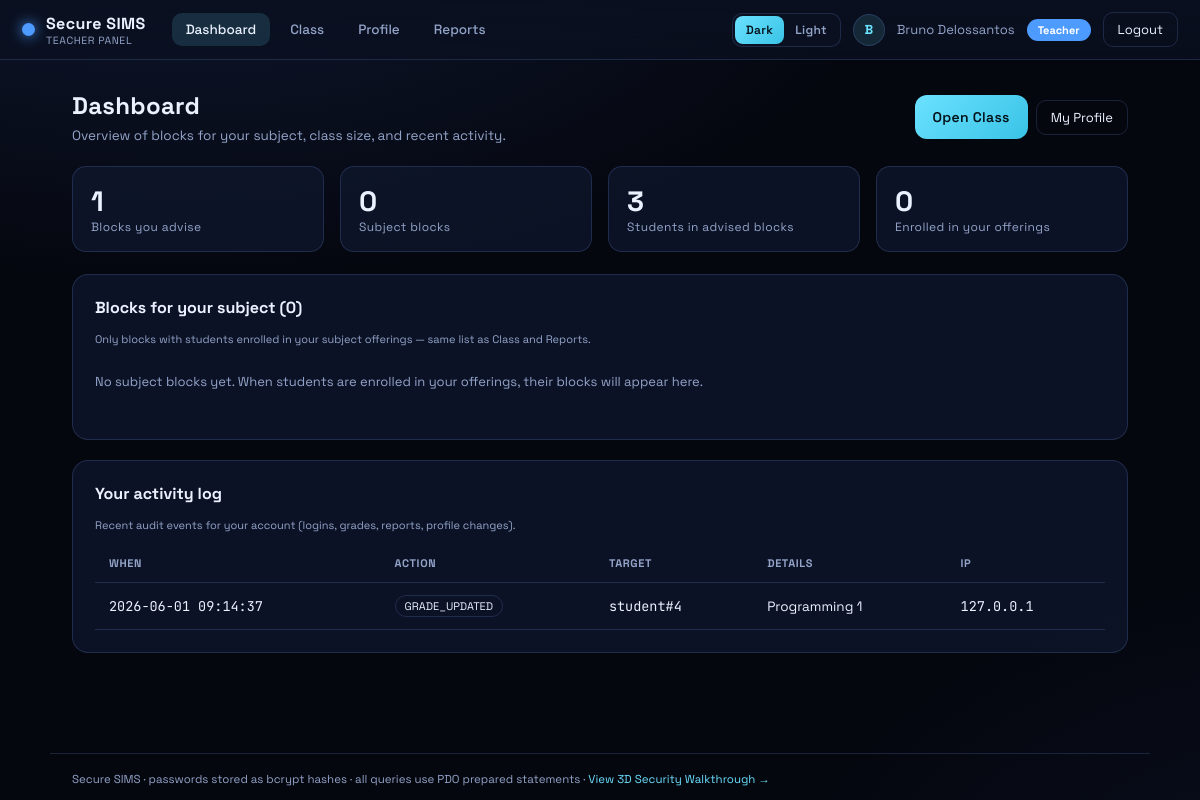
The page /teacher/index.php (signed in) on the database its author committed.
### tables this page shows
CREATE TABLE `app_settings` (
  `setting_key`   VARCHAR(64)  NOT NULL,
  `setting_value` VARCHAR(255) NOT NULL,
  PRIMARY KEY (`setting_key`)
);

CREATE TABLE `users` (
  `id`            INT UNSIGNED NOT NULL AUTO_INCREMENT,
  `role`          ENUM('admin','teacher','student') NOT NULL,
  `username`      VARCHAR(50)  NOT NULL,
  `password_hash` VARCHAR(255) NOT NULL,
  `school_id`     VARCHAR(20)  NULL,
  `first_name`    VARCHAR(50)  NOT NULL,
  `last_name`     VARCHAR(50)  NOT NULL,
  `middle_initial` VARCHAR(10) NULL DEFAULT '',
  `email`         VARCHAR(120) NULL,
  `phone`         VARCHAR(11)  NULL,
  `age`           INT UNSIGNED NULL,
  `address`       VARCHAR(255) NULL DEFAULT '',
  `emergency_name` VARCHAR(120) NULL DEFAULT '',
  `emergency_relation` VARCHAR(20) NULL DEFAULT '',
  `emergency_address` VARCHAR(255) NULL DEFAULT '',
  `emergency_phone` VARCHAR(11) NULL DEFAULT '',
  `block_id`      INT UNSIGNED NULL,
  `program_id`    INT UNSIGNED NULL,
  `department_id` INT UNSIGNED NULL,
  `theme`         ENUM('dark','light') NOT NULL DEFAULT 'dark',
  `avatar`        VARCHAR(120) NULL,
  `is_active`     TINYINT(1) NOT NULL DEFAULT 1,
  `created_at`    DATETIME NOT NULL DEFAULT CURRENT_TIMESTAMP,
  PRIMARY KEY (`id`),
  UNIQUE KEY `uq_users_username` (`username`),
  KEY `idx_users_program` (`program_id`),
  KEY `idx_users_department` (`department_id`)
);

CREATE TABLE `audit_log` (
  `id`             INT UNSIGNED NOT NULL AUTO_INCREMENT,
  `actor_id`       INT UNSIGNED NULL,
  `actor_role`     VARCHAR(20)  NOT NULL,
  `actor_username` VARCHAR(50)  NULL,
  `action`         VARCHAR(80)  NOT NULL,
  `target`         VARCHAR(160) NULL,
  `details`        VARCHAR(255) NULL,
  `ip_address`     VARCHAR(45)  NULL,
  `created_at`     DATETIME NOT NULL DEFAULT CURRENT_TIMESTAMP,
  PRIMARY KEY (`id`),
  KEY `idx_audit_created` (`created_at`),
  KEY `idx_audit_action` (`action`)
);

### includes/bootstrap.php (called while the page is built, shortened)
<?php
function db(): PDO
{
    static $pdo = null;
    if ($pdo === null) {
        $pdo = db_connect();
    }
    return $pdo;
}
function e($v): string
{
    return htmlspecialchars((string)$v, ENT_QUOTES, 'UTF-8');
}
function csrf_token(): string
{
    return $_SESSION['csrf'];
}
function csrf_field(): string
{
    return '<input type="hidden" name="csrf" value="' . csrf_token() . '">';
}
require_once __DIR__ . '/permissions.php';
require_once __DIR__ . '/theme.php';
require_once __DIR__ . '/avatar.php';
require_once __DIR__ . '/academics.php';

### includes/academics.php (called while the page is built, shortened)
<?php
function ensure_academics_schema(?PDO $pdo = null): void
{
    static $ready = false;
    if ($ready) {
        return;
    }
    $ready = true;
}
function offerings_list(?int $teacherId = null, bool $activeOnly = true): array
{
    $sql = 'SELECT o.*, s.code AS subject_code, s.name AS subject_name,
                   CONCAT(t.first_name, " ", t.last_name) AS teacher_name, t.username AS teacher_username,
                   (SELECT COUNT(*) FROM enrollments e WHERE e.offering_id = o.id) AS enroll_count
            FROM subject_offerings o
            JOIN subjects s ON s.id = o.subject_id
            JOIN users t ON t.id = o.teacher_id
            WHERE 1=1';
    $params = [];
    if ($teacherId !== null && $teacherId > 0) {
        $sql .= ' AND o.teacher_id = :t';
        $params[':t'] = $teacherId;
    }
    if ($activeOnly) {
        $sql .= ' AND o.is_active = 1 AND s.is_active = 1';
    }
    $sql .= ' ORDER BY s.code, o.name';
    $stmt = db()->prepare($sql);
    $stmt->execute($params);
    return $stmt->fetchAll();
}
function teacher_enrollment_blocks(PDO $pdo, int $teacherId, ?array $offeringIds = null): array
{
    if ($offeringIds === null) {
        $offs = offerings_list($teacherId, true);
        $offeringIds = array_map('intval', array_column($offs, 'id'));
    }
    $offeringIds = array_values(array_unique(array_filter(array_map('intval', $offeringIds))));
    if ($teacherId <= 0 || !$offeringIds) {
        return [];
    }
    $in = implode(',', $offeringIds);
    $stmt = $pdo->prepare(
        "SELECT b.id, b.name, d.code AS department_code, c.code AS course_code, c.name AS course_name,
                COUNT(DISTINCT u.id) AS student_count,
                GROUP_CONCAT(DISTINCT s.code ORDER BY s.code SEPARATOR ', ') AS subject_codes
         FROM enrollments e
         JOIN subject_offerings o ON o.id = e.offering_id
         JOIN subjects s ON s.id = o.subject_id
         JOIN users u ON u.id = e.student_id AND u.role = 'student'
         JOIN blocks b ON b.id = u.block_id
         LEFT JOIN departments d ON d.id = b.department_id
         LEFT JOIN courses c ON c.id = b.course_id
         WHERE o.teacher_id = :t AND o.is_active = 1 AND o.id IN ($in)
         GROUP BY b.id, b.name, d.code, c.code, c.name
         ORDER BY b.name"
    );
    $stmt->execute([':t' => $teacherId]);
    return $stmt->fetchAll();
}

### includes/permissions.php (called while the page is built, shortened)
<?php
function ensure_rbac_schema(?PDO $pdo = null): void
{
    static $ready = false;
    if ($ready) {
        return;
    }
    $defaults = [
        'school_name'     => 'Secure SIMS',
        'school_year'     => '2025-2026',
        'support_email'   => 'admin@gmail.com',
        'login_message'   => 'Sign in with your username and school ID.',
        'records_locked'  => '0',
    ];
}
function app_setting(string $key, string $default = ''): string
{
    $stmt = db()->prepare('SELECT setting_value FROM app_settings WHERE setting_key = :k');
    $stmt->execute([':k' => $key]);
    $row = $stmt->fetch();
    return $row ? (string)$row['setting_value'] : $default;
}
function permissions_for(string $roleCode): array
{
    static $cache = [];
    if (isset($cache[$roleCode])) {
        return $cache[$roleCode];
    }
    $stmt = db()->prepare(
        'SELECT p.code
         FROM role_permissions rp
         JOIN roles r ON r.id = rp.role_id
         JOIN permissions p ON p.id = rp.permission_id
         WHERE r.code = :c
         ORDER BY p.sort_order, p.id'
    );
    $stmt->execute([':c' => $roleCode]);
    $cache[$roleCode] = $stmt->fetchAll(PDO::FETCH_COLUMN);
    return $cache[$roleCode];
}
function role_can(string $roleCode, string $perm): bool
{
    return in_array($perm, permissions_for($roleCode), true);
}
function require_access(string $role, string $perm): array
{
    $u = require_role($role);
    if (role_can($role, $perm)) {
        return $u;
    }
}
function nav_items_for(string $role): array
{
    if ($role === 'admin') {
        $items = [
            ['index.php', 'Blocks', 'dashboard'],
            ['academics.php', 'Colleges & Programs', 'academics'],
            ['teachers.php', 'Teachers', 'users'],
            ['students.php', 'Students', 'students'],
            ['reports.php', 'Reports', 'reports'],
            ['audit.php', 'Audit Logs', 'audit_log'],
            ['settings.php', 'Settings', 'roles'],
        ];
    } elseif ($role === 'teacher') {
        $items = [
            ['index.php', 'Dashboard', 'dashboard'],
            ['class.php', 'Class', 'students'],
            ['profile.php', 'Profile', 'profile'],
            ['reports.php', 'Reports', 'reports'],
        ];
    } elseif ($role === 'student') {
        $items = [
            ['index.php', 'My Profile', 'profile'],
            ['schedule.php', 'My Schedule', 'profile'],
            ['grades.php', 'My Grades', 'grades'],
        ];
    } else {
        $items = [];
    }
    return array_values(array_filter($items, static function ($item) use ($role) {
        return role_can($role, $item[2]);
    }));
}

### includes/auth.php (called while the page is built, shortened)
<?php
require_once __DIR__ . '/bootstrap.php';
function current_user(): ?array
{
    return $_SESSION['user'] ?? null;
}
function enforce_session_idle(): bool
{
    $last = (int)($_SESSION['last_activity'] ?? 0);
    return false;
}
function require_role(string $role): array
{
    $u = current_user();
    if (isset($u['id'])) {
        $chk = db()->prepare('SELECT is_active FROM users WHERE id = :id');
        $chk->execute([':id' => (int)$u['id']]);
        $active = $chk->fetchColumn();
    }
    return $u;
}

### teacher/index.php (the view, shortened to what this page needs)
<?php
require_once __DIR__ . '/../includes/auth.php';
require_once __DIR__ . '/../includes/layout.php';
$user = require_access('teacher', 'dashboard');
$pdo = db();
$tid = (int)$user['id'];
$adviserBlocks = $pdo->prepare(
    'SELECT b.id, b.name,
            d.code AS department_code, c.code AS course_code, c.name AS course_name,
            (SELECT COUNT(*) FROM users u
             WHERE u.role = "student" AND u.block_id = b.id AND COALESCE(u.is_active, 1) = 1) AS student_count
     FROM blocks b
     LEFT JOIN departments d ON d.id = b.department_id
     LEFT JOIN courses c ON c.id = b.course_id
     WHERE b.teacher_id = :t
     ORDER BY b.name'
);
$adviserBlocks->execute([':t' => $tid]);
$adviserBlocks = $adviserBlocks->fetchAll();
$blockCount = count($adviserBlocks);
$blockIds = array_map('intval', array_column($adviserBlocks, 'id'));
$classBlocks = teacher_enrollment_blocks($pdo, $tid);
$classBlockCount = count($classBlocks);
$offerings = offerings_list($tid, true);
$uniqueSubjects = array_values(array_unique(array_column($offerings, 'subject_code')));
$subjectHint = count($uniqueSubjects) === 1
    ? $uniqueSubjects[0]
    : (count($uniqueSubjects) > 1 ? implode(', ', $uniqueSubjects) : '');
$studentsInBlocks = 0;
if ($blockIds) {
    $in = implode(',', $blockIds);
    $studentsInBlocks = (int)$pdo->query(
        "SELECT COUNT(*) FROM users
         WHERE role = 'student' AND COALESCE(is_active, 1) = 1 AND block_id IN ($in)"
    )->fetchColumn();
}
$enStmt = $pdo->prepare(
    'SELECT COUNT(DISTINCT e.student_id)
     FROM enrollments e
     JOIN subject_offerings o ON o.id = e.offering_id
     WHERE o.teacher_id = :t AND o.is_active = 1'
);
$enStmt->execute([':t' => $tid]);
$enrolledCount = (int)$enStmt->fetchColumn();
$audit = $pdo->prepare(
    'SELECT id, action, target, details, ip_address, created_at
     FROM audit_log
     WHERE actor_id = :id
     ORDER BY created_at DESC, id DESC
     LIMIT 40'
);
$audit->execute([':id' => $tid]);
$auditRows = $audit->fetchAll();
$me = $pdo->prepare(
    'SELECT first_name, last_name, username, avatar FROM users WHERE id = :id'
);
$me->execute([':id' => $tid]);
render_header('Dashboard', $user);
?>
<div class="page-head">
  <div>
    <h1 class="page-title">Dashboard</h1>
    <p class="page-desc">
      Overview of blocks for your subject<?= $subjectHint !== '' ? ' (<strong>' . e($subjectHint) . '</strong>)' : '' ?>,
      class size, and recent activity.
    </p>
  </div>
  <div class="row-actions">
    <a class="btn" href="class.php" data-testid="dash-goto-class">Open Class</a>
    <a class="btn-out" href="profile.php">My Profile</a>
  </div>
</div>
<div class="stat-row" data-testid="teacher-dash-stats">
  <div class="stat"><div class="num"><?= $blockCount ?></div><div class="lbl">Blocks you advise</div></div>
  <div class="stat"><div class="num"><?= $classBlockCount ?></div><div class="lbl">Subject blocks</div></div>
  <div class="stat"><div class="num"><?= $studentsInBlocks ?></div><div class="lbl">Students in advised blocks</div></div>
  <div class="stat"><div class="num"><?= $enrolledCount ?></div><div class="lbl">Enrolled in your offerings</div></div>
</div>
<div class="card" data-testid="teacher-blocks-card">
  <h3>Blocks for your subject (<?= $classBlockCount ?>)</h3>
  <p class="help" style="margin-bottom:12px">
    Only blocks with students enrolled in your subject offerings
    <?= $subjectHint !== '' ? '(e.g. ' . e($subjectHint) . ')' : '' ?> — same list as Class and Reports.
  </p>
  <?php if ($classBlocks): ?>
  <div class="table-wrap">
    <table class="table">
      <thead>
        <tr>
          <th>Block</th>
          <th>Program</th>
          <th class="col-num">Students</th>
          <th></th>
        </tr>
      </thead>
      <tbody>
      <?php foreach ($classBlocks as $b): ?>
        <tr>
          <td><?= e($b['name']) ?></td>
          <td><?= e(block_academic_label($b)) ?></td>
          <td class="col-num"><?= (int)$b['student_count'] ?></td>
          <td>
            <a class="btn-out" href="class.php?block_id=<?= (int)$b['id'] ?>">View class</a>
          </td>
        </tr>
      <?php endforeach; ?>
      </tbody>
    </table>
  </div>
  <?php else: ?>
    <p class="empty">No subject blocks yet. When students are enrolled in your offerings, their blocks will appear here.</p>
  <?php endif; ?>
</div>
<div class="card" data-testid="teacher-audit-card">
  <h3>Your activity log</h3>
  <p class="help" style="margin-bottom:12px">Recent audit events for your account (logins, grades, reports, profile changes).</p>
  <?php if ($auditRows): ?>
  <div class="table-wrap">
    <table class="table" data-testid="teacher-audit-table">
      <thead>
        <tr>
          <th>When</th>
          <th>Action</th>
          <th>Target</th>
          <th>Details</th>
          <th>IP</th>
        </tr>
      </thead>
      <tbody>
      <?php foreach ($auditRows as $r): ?>
        <tr>
          <td class="mono"><?= e($r['created_at']) ?></td>
          <td><span class="tag"><?= e($r['action']) ?></span></td>
          <td class="mono"><?= e($r['target'] ?: '—') ?></td>
          <td><?= e($r['details'] ?: '—') ?></td>
          <td class="mono"><?= e($r['ip_address'] ?: '—') ?></td>
        </tr>
      <?php endforeach; ?>
      </tbody>
    </table>
  </div>
  <?php else: ?>
    <p class="empty">No audit events for your account yet.</p>
  <?php endif; ?>
</div>
<?php render_footer(); ?>

### includes/layout.php (shortened to what this page needs)
<?php
function render_header(string $title, array $user): void
{
    $role = $user['role'];
    $name = trim(($user['first_name'] ?? '') . ' ' . ($user['last_name'] ?? ''));
    $brand = app_setting('school_name', 'Secure SIMS');
    $nav = nav_items_for($role);
    $current = basename($_SERVER['SCRIPT_NAME']);
    echo '<!DOCTYPE html><html lang="en" data-theme="' . e(current_theme()) . '"><head>';
    $cssVer = @filemtime(__DIR__ . '/../css/app.css') ?: time();
    echo '<link rel="stylesheet" href="../css/app.css?v=' . (int)$cssVer . '">';
    echo '</head><body data-testid="app-body">';
    echo '<header class="app-top" data-testid="app-topbar">';
    echo '<div class="app-brand"><span class="app-dot app-dot--' . e($role) . '"></span>';
    echo '<div><div class="app-brand-title">' . e($brand) . '</div>';
    echo '<div class="app-brand-sub">' . e(ucfirst($role)) . ' Panel</div></div></div>';
    echo '<nav class="app-nav" data-testid="app-nav">';
    foreach ($nav as $item) {
        $active = $item[0] === $current ? ' active' : '';
        echo '<a class="nav-link' . $active . '" data-testid="nav-' . e(strtolower(preg_replace('/\s+/', '-', $item[1]))) . '" href="' . e($item[0]) . '">' . e($item[1]) . '</a>';
    }
    echo '</nav>';
    echo '<div class="app-user">';
    echo theme_switch_form('../theme.php');
    echo avatar_img_tag($user['avatar'] ?? null, $name, 'avatar avatar--sm');
    echo '<span class="app-user-name" data-testid="current-user">' . e($name) . '</span>';
    echo '<span class="role-pill role-pill--' . e($role) . '">' . e(ucfirst($role)) . '</span>';
    echo '<a class="btn-out" data-testid="logout-btn" href="../logout.php">Logout</a></div>';
    echo '</header>';
    echo '<main class="app-main">';
}
function render_footer(): void
{
    echo '</main>';
    echo '<footer class="app-foot">Secure SIMS · passwords stored as bcrypt hashes · all queries use PDO prepared statements · ';
    echo '<a href="../walkthrough.php">View 3D Security Walkthrough →</a></footer>';
    echo '</body></html>';
}

### rows shown on the page
app_settings: setting_value "Secure SIMS"
users: name "Bruno Delossantos"
audit_log: created_at "2026-06-01 09:14:37", action "GRADE_UPDATED", target "student#4", details "Programming 1", ip_address "127.0.0.1"

### other values the page prints
$role "TEACHER"
$item[1] "Dashboard"
$item[1] "Class"
$item[1] "Profile"
$item[1] "Reports"
$label "Dark"
$label "Light"
$initial "B"
$role "Teacher"
$blockCount "1"
$classBlockCount "0"
$studentsInBlocks "3"
$enrolledCount "0"
